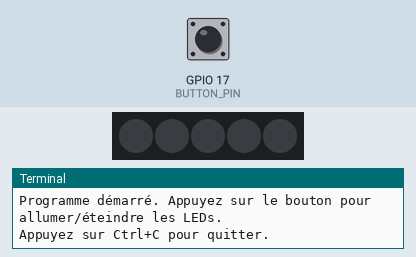
The program below on a simulated Raspberry Pi (BCM pin numbers). Shown: 5 RGB LEDs in strip order, left to right, the last lines printed to the terminal. The test bench sets the inputs (shaded band); at power-on: GPIO 17 (BUTTON_PIN) HIGH. Dim RGB values are drawn brighter than linear; the clock reads 2024-03-15 10:24:30 at power-on unless the program sets it.

Above: at 1.2 s.
1.3 s: GPIO 17 (BUTTON_PIN) pulled LOW for 0.15 s
At 1.9 s:
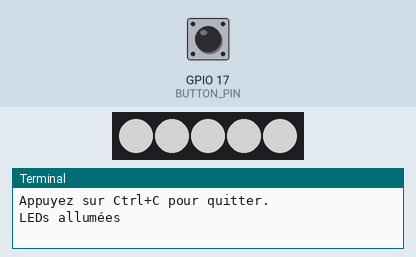
2.9 s: GPIO 17 (BUTTON_PIN) pulled LOW for 1 s
At 3.2 s:
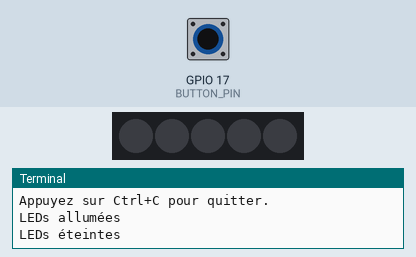
5.4 s: GPIO 17 (BUTTON_PIN) pulled LOW for 3.2 s
At 6.4 s:
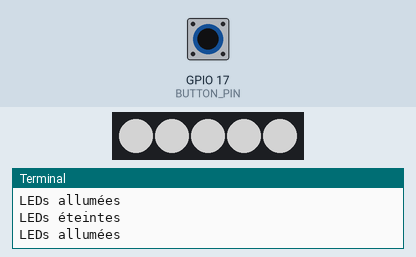
Timing chart, 0 to 8.4 s (numbered marks = the images above; inputs shaded):
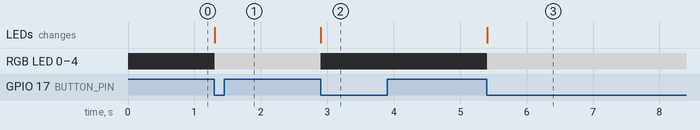

Measured:
- after the input at 1.3 s, RGB LED 0–4: off → RGB(127, 127, 127) at once; the LEDs: change at once (image 1)
- after the input at 2.9 s, RGB LED 0–4: RGB(127, 127, 127) → off at once; the LEDs: change at once (image 2)
- after the input at 5.4 s, RGB LED 0–4: off → RGB(127, 127, 127) at once; the LEDs: change at once (image 3)

The program:

ledbutton.py
```python
#!/usr/bin/env python3
# Code pour contrôler des LEDs NeoPixel avec un bouton poussoir simple
# Bouton connecté entre GPIO17 et GND, LEDs NeoPixel sur GPIO18

import time
import board
import neopixel
import RPi.GPIO as GPIO

# Configuration des broches
BUTTON_PIN = 17  # Broche GPIO pour le bouton
PIXEL_PIN = board.D18  # Broche de données pour les NeoPixels
NUM_PIXELS = 5  # Nombre de LEDs NeoPixel

# Configuration des LED NeoPixel
pixels = neopixel.NeoPixel(
    PIXEL_PIN,
    NUM_PIXELS,
    brightness=0.5,  # Luminosité à 50%
    auto_write=True,
    pixel_order=neopixel.GRB
)

# Couleur par défaut (blanc)
DEFAULT_COLOR = (255, 255, 255)

# Configuration du GPIO pour le bouton
GPIO.setmode(GPIO.BCM)
# Configuration avec résistance de pull-up interne
GPIO.setup(BUTTON_PIN, GPIO.IN, pull_up_down=GPIO.PUD_UP)

def turn_on_leds():
    """Allume toutes les LEDs avec la couleur par défaut."""
    pixels.fill(DEFAULT_COLOR)

def turn_off_leds():
    """Éteint toutes les LEDs."""
    pixels.fill((0, 0, 0))

try:
    print("Programme démarré. Appuyez sur le bouton pour allumer/éteindre les LEDs.")
    print("Appuyez sur Ctrl+C pour quitter.")

    # État initial des LEDs (éteintes)
    led_state = False
    turn_off_leds()

    # Anti-rebond
    last_button_press = 0
    debounce_time = 0.2  # 200 ms

    while True:
        # Vérifier si le bouton est pressé (état bas avec pull-up)
        # Le bouton connecte la broche à la masse quand il est pressé
        if GPIO.input(BUTTON_PIN) == GPIO.LOW:
            current_time = time.time()

            # Vérifier le temps écoulé depuis la dernière pression pour l'anti-rebond
            if current_time - last_button_press > debounce_time:
                # Basculer l'état des LEDs
                led_state = not led_state

                if led_state:
                    turn_on_leds()
                    print("LEDs allumées")
                else:
                    turn_off_leds()
                    print("LEDs éteintes")

                # Mettre à jour le temps de la dernière pression
                last_button_press = current_time

                # Attendre que le bouton soit relâché
                while GPIO.input(BUTTON_PIN) == GPIO.LOW:
                    time.sleep(0.01)

        # Court délai pour économiser le CPU
        time.sleep(0.01)

except KeyboardInterrupt:
    # Éteindre les LEDs avant de quitter
    turn_off_leds()
    GPIO.cleanup()
    print("\nProgramme arrêté proprement.")
except Exception as e:
    # En cas d'erreur, éteindre les LEDs et nettoyer le GPIO
    turn_off_leds()
    GPIO.cleanup()
    print(f"Une erreur s'est produite: {e}")
```
